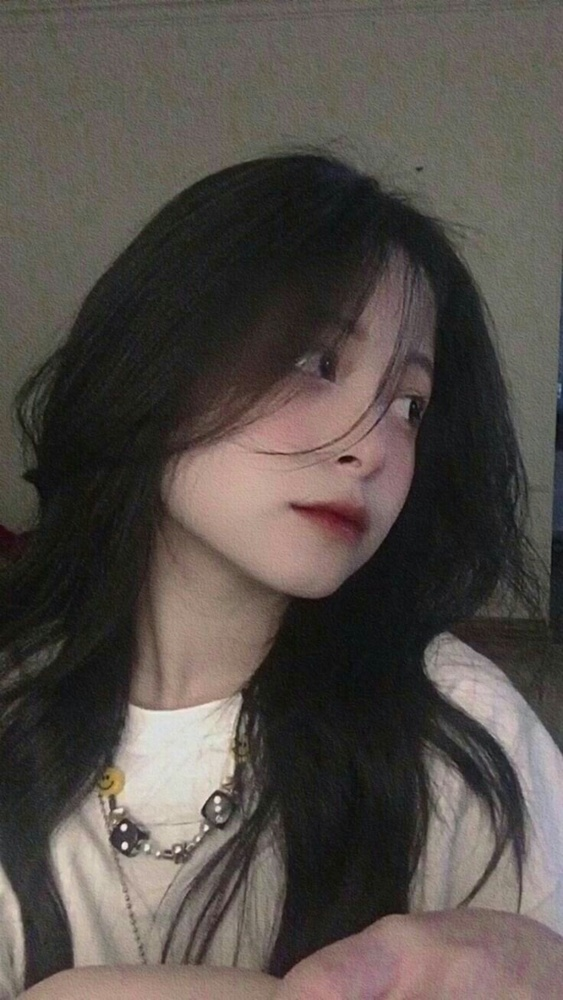
#> input picture CPV-github/Save = Follow Amyio.jpg, 563 x 1000 px, shrunk from 736 x 1308 before the run, found by its file name
$ python 'Fourier Transform.py'
#> lines starting #> are read from the running program, lines starting #| are printed output that depends on the picture
import cv2 as cv
import numpy as np
"""
Learn more from here:
https://docs.opencv.org/3.4/de/dbc/tutorial_py_fourier_transform.html
"""
def fourierTranform(img,bShow=False):
    """
    show fourier transform of img
    :param img: img to be analysed
    :param bShow: whether to show fourier transform
    :return: fourier tranform of img
    """
    #img = cv.imread('messi5.jpg', cv.IMREAD_GRAYSCALE)
    #assert img is not None, "file could not be read, check with os.path.exists()"
    f = np.fft.fft2(img)
    fshift = np.fft.fftshift(f)
    magnitude_spectrum = 20 * np.log(np.abs(fshift))
    if bShow:
        cv.imshow('src',img)
        cv.imshow('fft',magnitude_spectrum)
        cv.waitKey(0)
    return fshift

def fourierTransform_Demo():
    """
    Demo fourier transform
    :return:
    """
    img = cv.imread('Save = Follow Amyio.jpg',cv.IMREAD_GRAYSCALE)
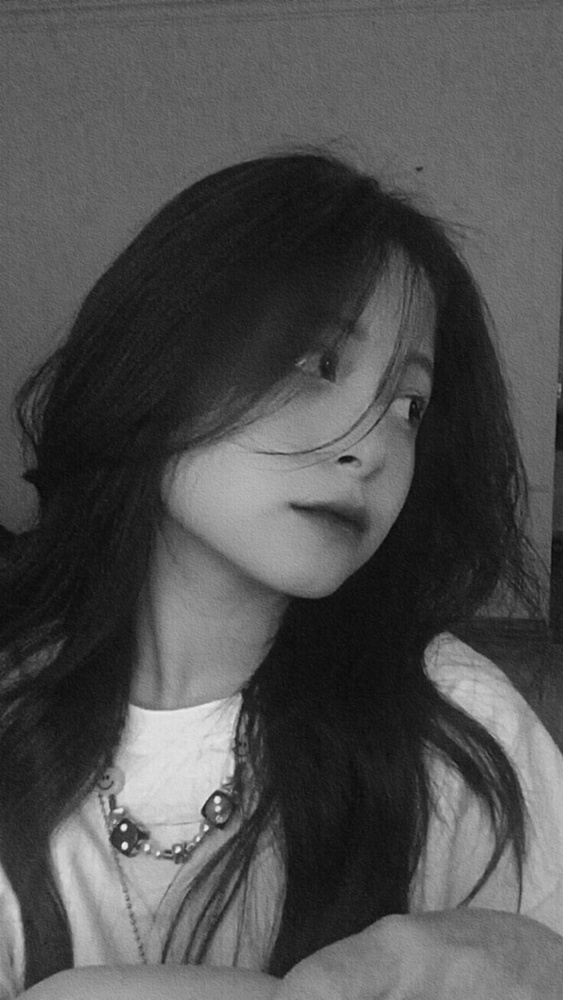
#> img: shape (1000, 563); min 4, max 242, mean 80.7
    fft = fourierTranform(img)
#> in fourierTranform, `magnitude_spectrum = 20 * np.log(np.abs(fshift))`:
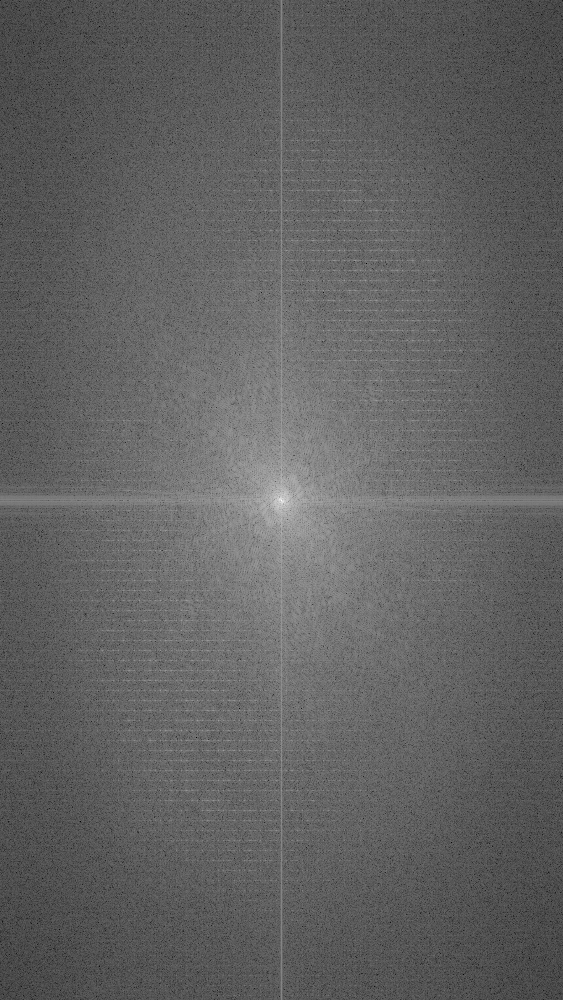
#> magnitude_spectrum: shape (1000, 563) float64; min 15.99, max 352.6, mean 145.1; drawn with min black and max white
    cv.imshow('src',img)
    magnitude_spectrum = 10*np.log(np.abs(fft))
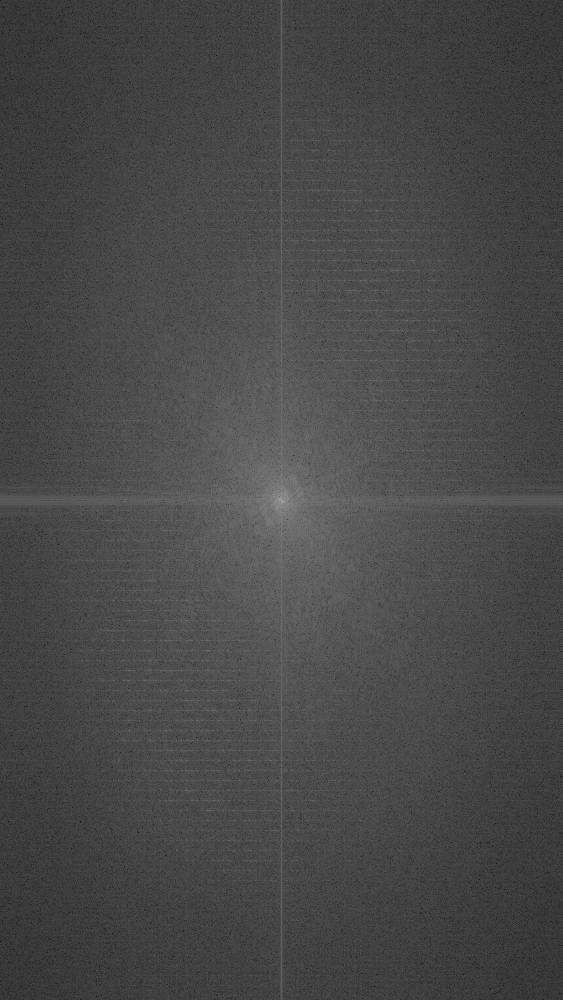
#> magnitude_spectrum: shape (1000, 563) float64; min 8, max 176.3, mean 72.5
    cv.imshow('fft',magnitude_spectrum.astype(np.uint8))
    cv.waitKey(0)

# [131 lines left out: functions addSinunoidNoise, addSinunoidNoise_Demo, imageReconstructionDemo, not called in this run]


def main():
    fourierTransform_Demo()
    #addSinunoidNoise_Demo()
    #imageReconstructionDemo()

main()

$ run again, with CPV-github/back tattoo.jpg copied over CPV-github/Save = Follow Amyio.jpg
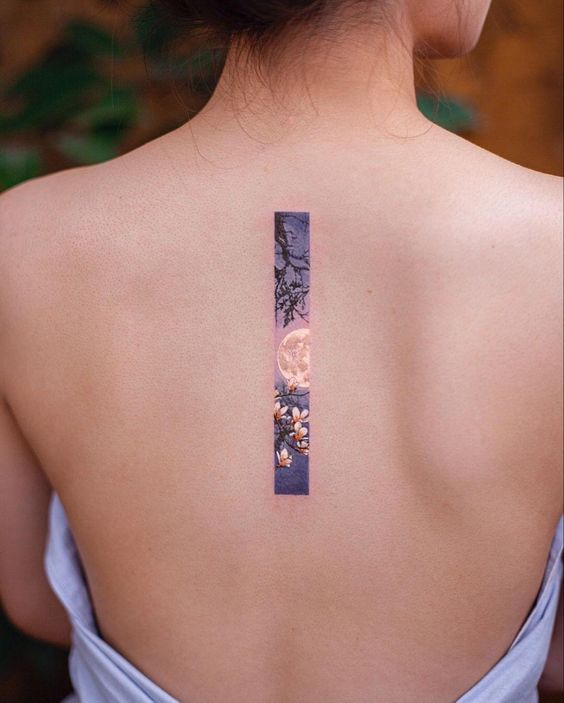
#> input picture CPV-github/back tattoo.jpg, 564 x 703 px, found by its file name
#> in fourierTransform_Demo, `img = cv.imread('Save = Follow Amyio.jpg',cv.IMREAD_GRAYSCALE)`:
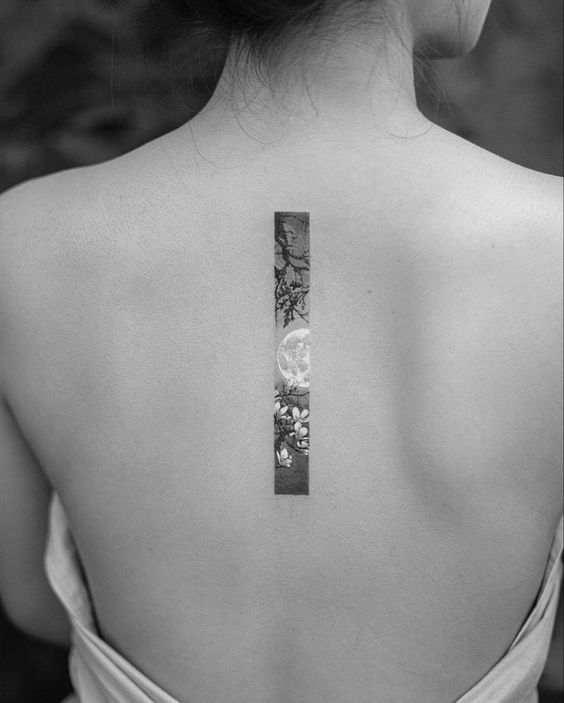
#> img: shape (703, 564); min 0, max 237, mean 138.2
#> in fourierTranform, `magnitude_spectrum = 20 * np.log(np.abs(fshift))`:
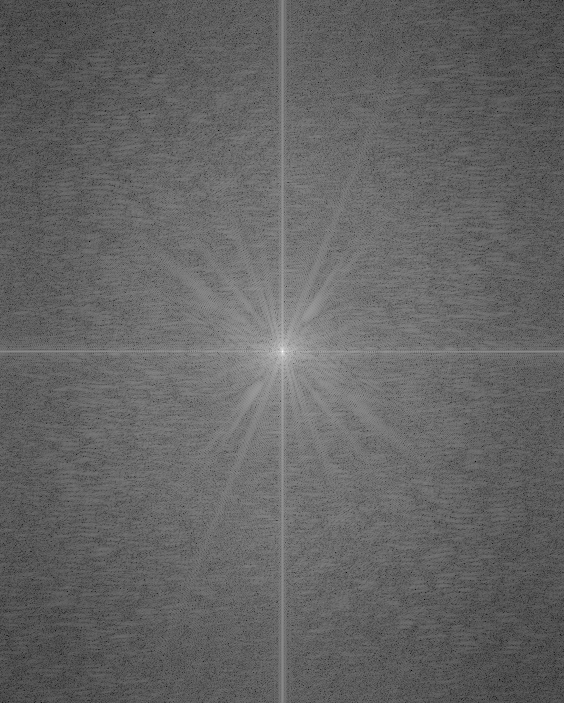
#> magnitude_spectrum: shape (703, 564) float64; min 11.36, max 356.4, mean 147.5; drawn with min black and max white

$ run again, with CPV-github/coin.jpg copied over CPV-github/Save = Follow Amyio.jpg
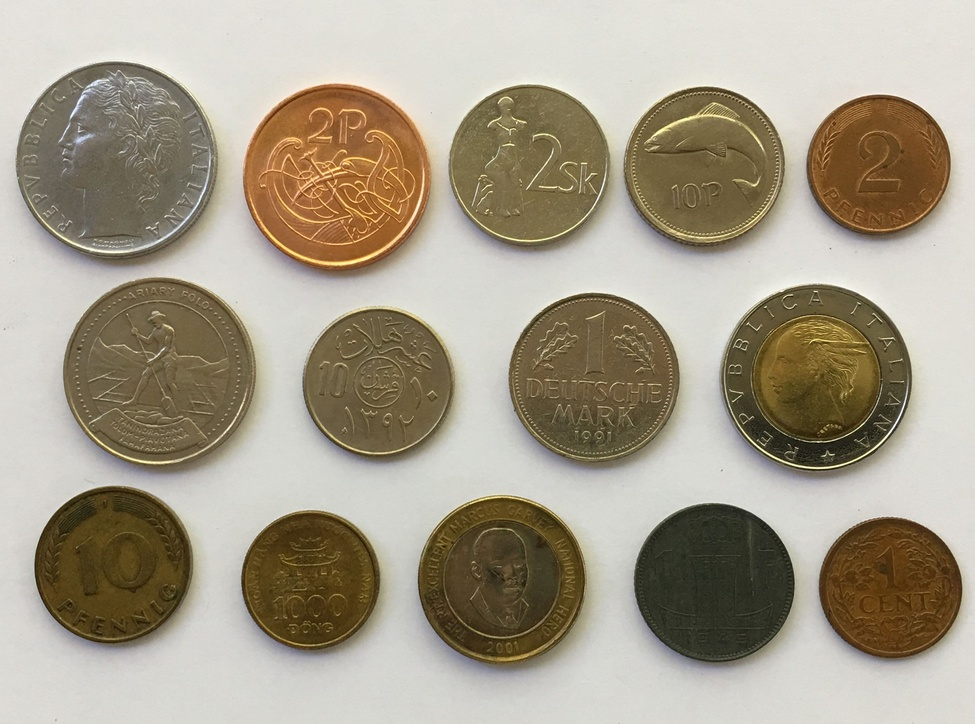
#> input picture CPV-github/coin.jpg, 975 x 724 px, shrunk from 3000 x 2227 before the run, found by its file name
#> in fourierTransform_Demo, `img = cv.imread('Save = Follow Amyio.jpg',cv.IMREAD_GRAYSCALE)`:
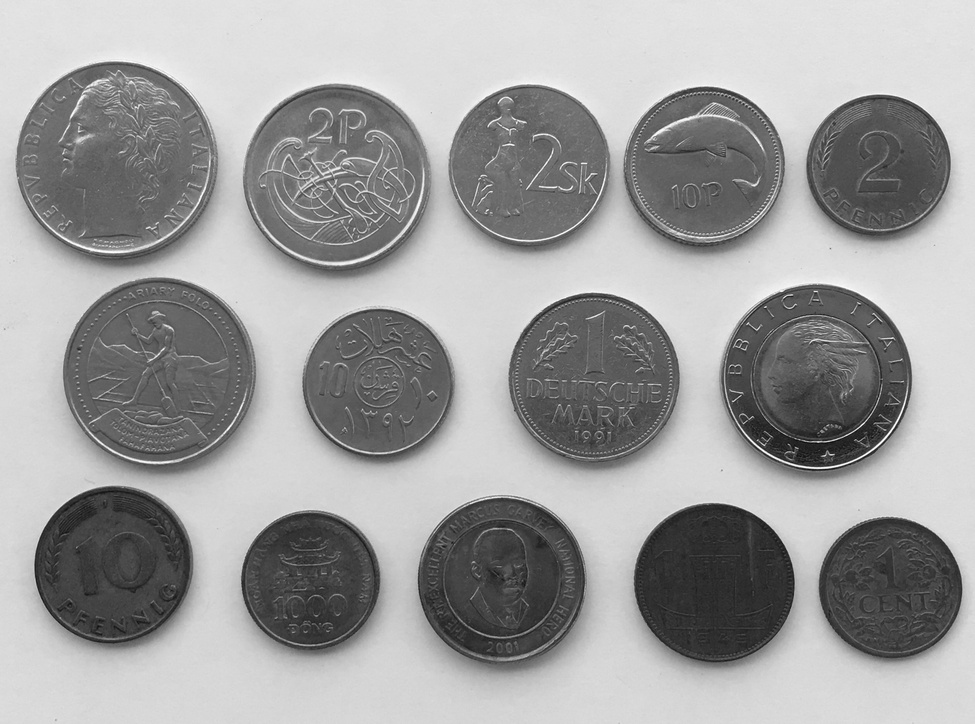
#> img: shape (724, 975); min 8, max 255, mean 157.7
#> in fourierTransform_Demo, `magnitude_spectrum = 10*np.log(np.abs(fft))`:
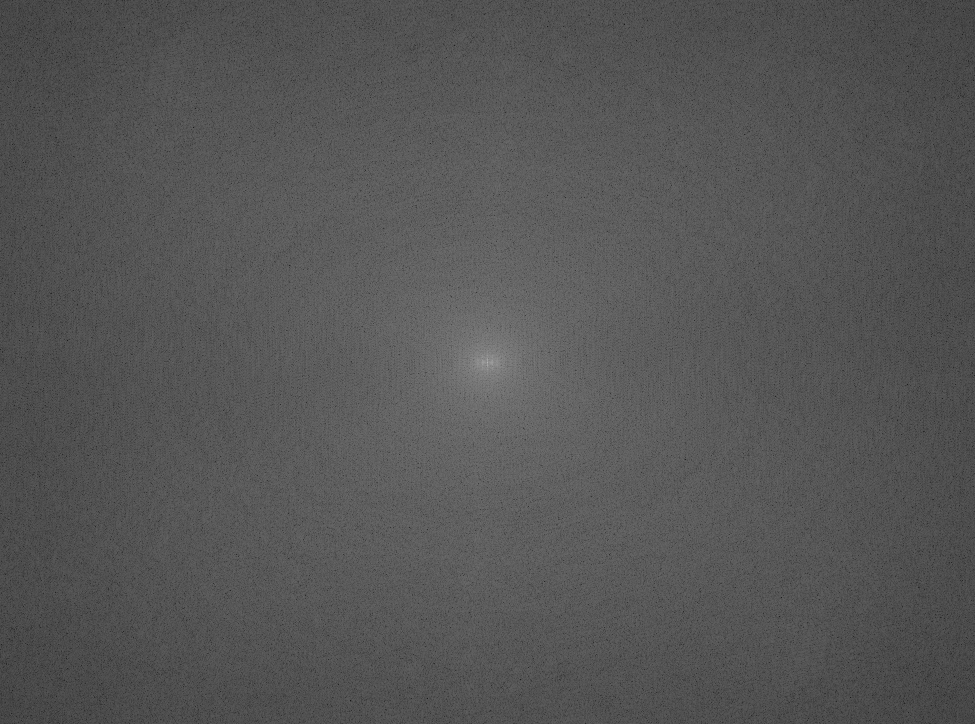
#> magnitude_spectrum: shape (724, 975) float64; min 24.09, max 185.3, mean 86
